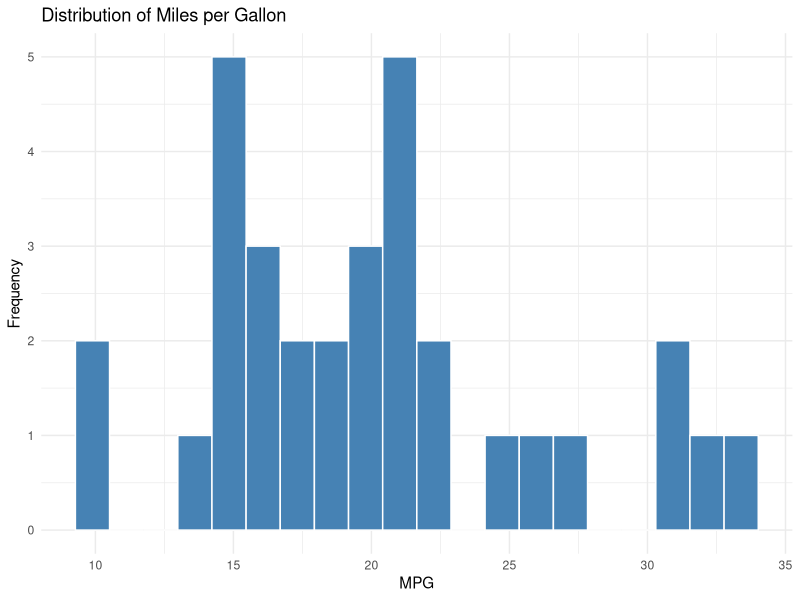
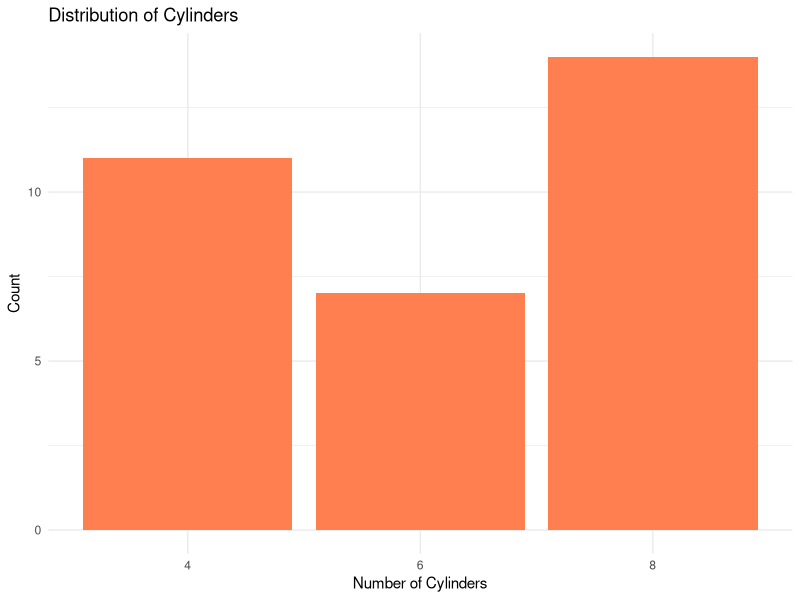
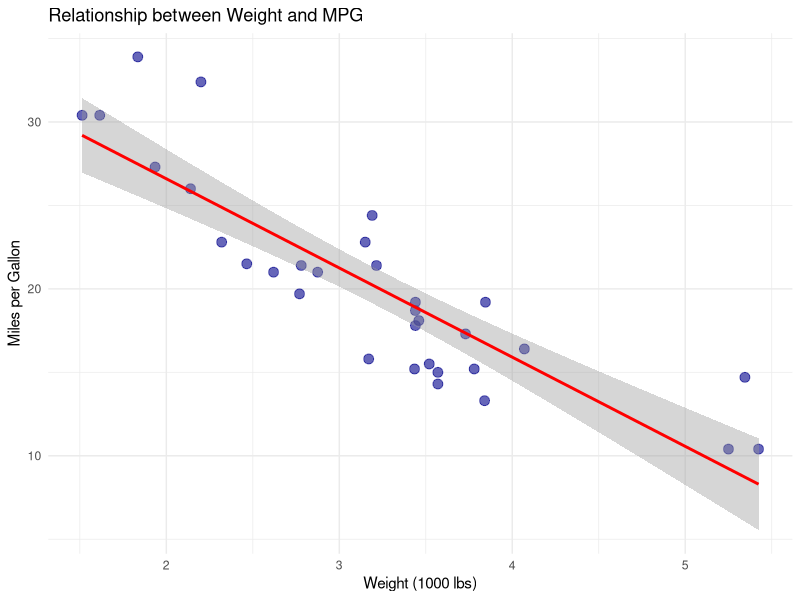
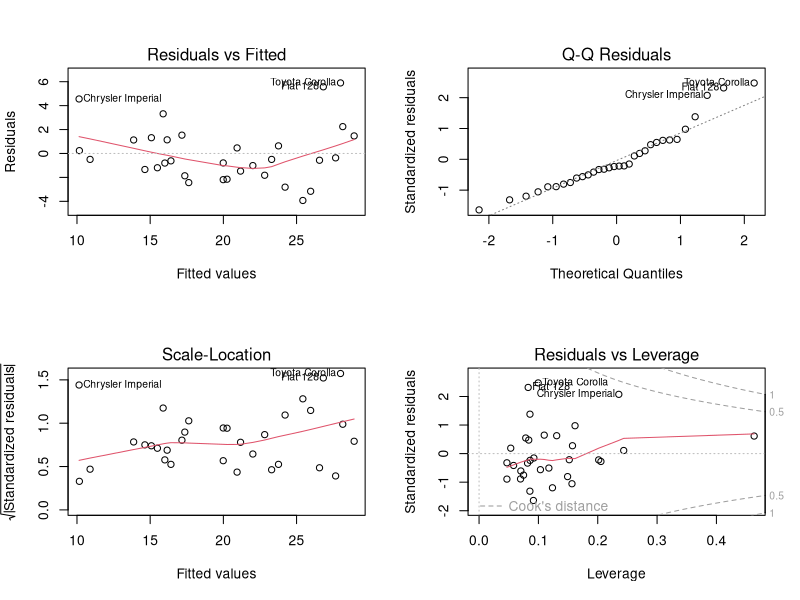

Write the R code that produced these figures, in order.
## ---- chunk 1
#| label: setup
#| include: false

# Load required packages
library(tidyverse)
library(knitr)
library(kableExtra)

# Set global options
knitr::opts_chunk$set(
  fig.width = 8,
  fig.height = 6,
  fig.align = "center"
)
## ---- chunk 2
#| label: load-data
#| echo: true

# Load your data
# data <- read.csv("your_data.csv")

# For demonstration, using built-in dataset
data <- mtcars
## ---- chunk 3
#| label: data-structure

# Display structure of the data
str(data)
## ---- chunk 4
#| label: summary-stats

# Summary statistics
summary(data)
## ---- chunk 5
#| label: data-sample

# Display first few rows
head(data) %>%
  kable(caption = "Sample of the dataset") %>%
  kable_styling(bootstrap_options = c("striped", "hover", "condensed"))
## ---- chunk 6
#| label: missing-values

# Check for missing values
missing_summary <- data %>%
  summarise(across(everything(), ~sum(is.na(.)))) %>%
  pivot_longer(everything(), names_to = "Variable", values_to = "Missing_Count")

missing_summary %>%
  kable(caption = "Missing values by variable") %>%
  kable_styling(bootstrap_options = c("striped", "hover"))
## ---- chunk 7
#| label: data-cleaning

# Example data cleaning
# data_clean <- data %>%
#   filter(!is.na(variable)) %>%
#   mutate(new_variable = transformation)
## ---- chunk 8
#| label: univariate-numerical
#| fig-cap: "Distribution of numerical variables"

# Example: Histogram
data %>%
  ggplot(aes(x = mpg)) +
  geom_histogram(bins = 20, fill = "steelblue", color = "white") +
  labs(title = "Distribution of Miles per Gallon",
       x = "MPG",
       y = "Frequency") +
  theme_minimal()
## ---- chunk 9
#| label: univariate-categorical
#| fig-cap: "Distribution of categorical variables"

# Example: Bar plot
data %>%
  ggplot(aes(x = factor(cyl))) +
  geom_bar(fill = "coral") +
  labs(title = "Distribution of Cylinders",
       x = "Number of Cylinders",
       y = "Count") +
  theme_minimal()
## ---- chunk 10
#| label: bivariate-analysis
#| fig-cap: "Relationship between variables"

# Example: Scatter plot
data %>%
  ggplot(aes(x = wt, y = mpg)) +
  geom_point(size = 3, alpha = 0.6, color = "darkblue") +
  geom_smooth(method = "lm", se = TRUE, color = "red") +
  labs(title = "Relationship between Weight and MPG",
       x = "Weight (1000 lbs)",
       y = "Miles per Gallon") +
  theme_minimal()
## ---- chunk 11
#| label: correlation
#| fig-cap: "Correlation matrix"

# Correlation matrix
cor_matrix <- cor(data[, sapply(data, is.numeric)])

# Display correlation table
cor_matrix %>%
  kable(digits = 3, caption = "Correlation matrix") %>%
  kable_styling(bootstrap_options = c("striped", "hover"))
## ---- chunk 12
#| label: check-assumptions
#| fig-cap: "Diagnostic plots"

# Example: Check normality
# qqnorm(data$variable)
# qqline(data$variable)
## ---- chunk 13
#| label: model-fitting

# Example: Linear regression
model <- lm(mpg ~ wt + hp + cyl, data = data)

# Model summary
summary(model)
## ---- chunk 14
#| label: model-diagnostics
#| fig-cap: "Model diagnostic plots"
#| fig-width: 10
#| fig-height: 8

# Diagnostic plots
par(mfrow = c(2, 2))
plot(model)
## ---- chunk 15
#| label: results-table

# Extract model coefficients
coef_table <- broom::tidy(model, conf.int = TRUE)

coef_table %>%
  kable(digits = 3, caption = "Model coefficients with 95% confidence intervals") %>%
  kable_styling(bootstrap_options = c("striped", "hover"))
## ---- chunk 16
#| label: additional-tests

# Additional statistical tests
# Example: ANOVA
# anova_result <- aov(mpg ~ factor(cyl), data = data)
# summary(anova_result)
## ---- chunk 17
#| label: subgroup-analysis
#| fig-cap: "Results by subgroup"

# Example: Analysis by subgroup
# data %>%
#   group_by(subgroup) %>%
#   summarise(mean_outcome = mean(outcome),
#             sd_outcome = sd(outcome))
## ---- chunk 18
#| label: effect-sizes

# Calculate effect sizes
# Example: R-squared
r_squared <- summary(model)$r.squared
adj_r_squared <- summary(model)$adj.r.squared

cat("R-squared:", round(r_squared, 3), "\n")
cat("Adjusted R-squared:", round(adj_r_squared, 3), "\n")
## ---- chunk 19
#| label: session-info

sessionInfo()
